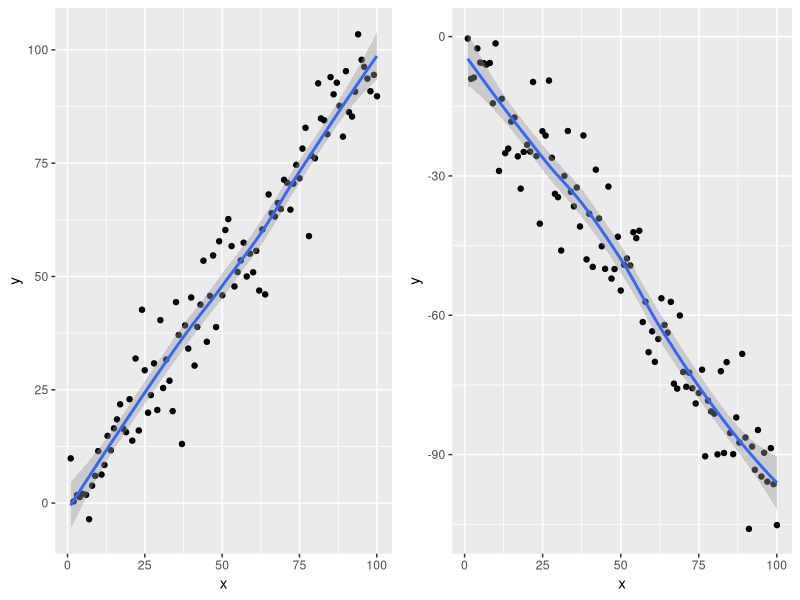

This figure's R source:
#' Generate side-by-side plots using `ggplot2` and `gridExtra`
#' ---------------------
#' Found this useful:
#'
#'   1. Save individual ggplot2 objects in a list object
#'   2. Send list as argument to `do.call` or `purrr::invoke` with`gridExtra::grid.arrange`
# ------------------
library(ggplot2)
library(gridExtra)
library(purrr)
n <- 100
purrr::map(c(1,-1), ~ {           # 2 plots
  data.frame(x = seq(n),
             y = .x * seq(n) + stats::rnorm(n, sd = 8)) %>%
    ggplot(aes(x=x, y=y)) +
      geom_point(alpha = 0.25) +
      geom_jitter(width = 0.1) +
      geom_smooth(method = 'loess') +
      NULL
  }) %>%
  purrr::invoke(gridExtra::grid.arrange, ., ncol = 2)
